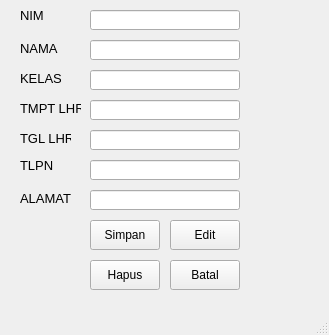
<?xml version="1.0" encoding="UTF-8"?>
<ui version="4.0">
 <class>MainWindow</class>
 <widget class="QMainWindow" name="MainWindow">
  <property name="geometry">
   <rect>
    <x>0</x>
    <y>0</y>
    <width>329</width>
    <height>335</height>
   </rect>
  </property>
  <property name="windowTitle">
   <string>MainWindow</string>
  </property>
  <widget class="QWidget" name="centralwidget">
   <widget class="QLabel" name="label">
    <property name="geometry">
     <rect>
      <x>20</x>
      <y>10</y>
      <width>35</width>
      <height>10</height>
     </rect>
    </property>
    <property name="font">
     <font>
      <pointsize>10</pointsize>
     </font>
    </property>
    <property name="text">
     <string>NIM</string>
    </property>
   </widget>
   <widget class="QPushButton" name="pushButton_2">
    <property name="geometry">
     <rect>
      <x>170</x>
      <y>220</y>
      <width>70</width>
      <height>30</height>
     </rect>
    </property>
    <property name="text">
     <string>Edit</string>
    </property>
   </widget>
   <widget class="QLabel" name="label_2">
    <property name="geometry">
     <rect>
      <x>20</x>
      <y>40</y>
      <width>41</width>
      <height>16</height>
     </rect>
    </property>
    <property name="font">
     <font>
      <pointsize>10</pointsize>
     </font>
    </property>
    <property name="text">
     <string>NAMA</string>
    </property>
   </widget>
   <widget class="QPushButton" name="pushButton">
    <property name="geometry">
     <rect>
      <x>90</x>
      <y>220</y>
      <width>70</width>
      <height>30</height>
     </rect>
    </property>
    <property name="text">
     <string>Simpan</string>
    </property>
   </widget>
   <widget class="QLineEdit" name="lineEdit">
    <property name="geometry">
     <rect>
      <x>90</x>
      <y>10</y>
      <width>150</width>
      <height>20</height>
     </rect>
    </property>
   </widget>
   <widget class="QLineEdit" name="lineEdit_2">
    <property name="geometry">
     <rect>
      <x>90</x>
      <y>40</y>
      <width>150</width>
      <height>20</height>
     </rect>
    </property>
   </widget>
   <widget class="QLineEdit" name="lineEdit_3">
    <property name="geometry">
     <rect>
      <x>90</x>
      <y>70</y>
      <width>150</width>
      <height>20</height>
     </rect>
    </property>
   </widget>
   <widget class="QLabel" name="label_3">
    <property name="geometry">
     <rect>
      <x>20</x>
      <y>100</y>
      <width>61</width>
      <height>16</height>
     </rect>
    </property>
    <property name="font">
     <font>
      <pointsize>10</pointsize>
     </font>
    </property>
    <property name="text">
     <string>TMPT LHR</string>
    </property>
   </widget>
   <widget class="QLineEdit" name="lineEdit_4">
    <property name="geometry">
     <rect>
      <x>90</x>
      <y>100</y>
      <width>150</width>
      <height>20</height>
     </rect>
    </property>
   </widget>
   <widget class="QLabel" name="label_4">
    <property name="geometry">
     <rect>
      <x>20</x>
      <y>70</y>
      <width>41</width>
      <height>16</height>
     </rect>
    </property>
    <property name="font">
     <font>
      <pointsize>10</pointsize>
     </font>
    </property>
    <property name="text">
     <string>KELAS</string>
    </property>
   </widget>
   <widget class="QLabel" name="label_5">
    <property name="geometry">
     <rect>
      <x>20</x>
      <y>190</y>
      <width>51</width>
      <height>16</height>
     </rect>
    </property>
    <property name="font">
     <font>
      <pointsize>10</pointsize>
     </font>
    </property>
    <property name="text">
     <string>ALAMAT</string>
    </property>
   </widget>
   <widget class="QLabel" name="label_6">
    <property name="geometry">
     <rect>
      <x>20</x>
      <y>130</y>
      <width>51</width>
      <height>16</height>
     </rect>
    </property>
    <property name="font">
     <font>
      <pointsize>10</pointsize>
     </font>
    </property>
    <property name="text">
     <string>TGL LHR</string>
    </property>
   </widget>
   <widget class="QLineEdit" name="lineEdit_5">
    <property name="geometry">
     <rect>
      <x>90</x>
      <y>130</y>
      <width>150</width>
      <height>20</height>
     </rect>
    </property>
   </widget>
   <widget class="QLineEdit" name="lineEdit_6">
    <property name="geometry">
     <rect>
      <x>90</x>
      <y>190</y>
      <width>150</width>
      <height>20</height>
     </rect>
    </property>
   </widget>
   <widget class="QLineEdit" name="lineEdit_7">
    <property name="geometry">
     <rect>
      <x>90</x>
      <y>160</y>
      <width>150</width>
      <height>20</height>
     </rect>
    </property>
   </widget>
   <widget class="QLabel" name="label_7">
    <property name="geometry">
     <rect>
      <x>20</x>
      <y>160</y>
      <width>35</width>
      <height>10</height>
     </rect>
    </property>
    <property name="font">
     <font>
      <pointsize>10</pointsize>
     </font>
    </property>
    <property name="text">
     <string>TLPN</string>
    </property>
   </widget>
   <widget class="QPushButton" name="pushButton_3">
    <property name="geometry">
     <rect>
      <x>90</x>
      <y>260</y>
      <width>70</width>
      <height>30</height>
     </rect>
    </property>
    <property name="text">
     <string>Hapus</string>
    </property>
   </widget>
   <widget class="QPushButton" name="pushButton_4">
    <property name="geometry">
     <rect>
      <x>170</x>
      <y>260</y>
      <width>70</width>
      <height>30</height>
     </rect>
    </property>
    <property name="text">
     <string>Batal</string>
    </property>
   </widget>
  </widget>
  <widget class="QMenuBar" name="menubar">
   <property name="geometry">
    <rect>
     <x>0</x>
     <y>0</y>
     <width>329</width>
     <height>18</height>
    </rect>
   </property>
  </widget>
  <widget class="QStatusBar" name="statusbar"/>
 </widget>
 <resources/>
 <connections/>
</ui>
